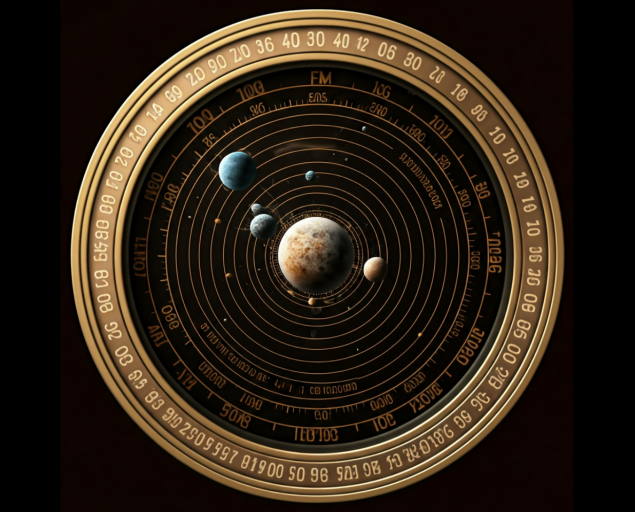
#> input picture RadioDial_4x3.png, 1270 x 1024 px (shown at 1/2 size); the run also reads 1 picture not shown here
$ python SciFiRadio.py
#> lines starting #> are read from the running program, lines starting #| are printed output that depends on the picture; after the words box and inside, x2 and y2 are one past the last pixel; in counts of white or black regions, pixels touching at a corner belong together
# This is Science Fiction Radio Version 0.1(ish) 4/11/2025
# An Arduino attached to USB port 0 spits out numbers from 0 to 1024
# a golactic radio dial image "RadioDial_4x3.png" is displayed full screen
# a pointer indicates something related to the number received
# should be displayed on a 1270 x 1024 monitor for full effect
# by Tom McGuire 2/21/2025   append

import cv2
import numpy as np
import tkinter as tk
from PIL import Image, ImageTk
import serial
import time


def create_needle(image, center, angle, length, color=(44,94,148), thickness=4):
    """
    Creates a needle image overlay.
    Args: image: The background image.
        center: Tuple (x, y) representing the center of the dial.
        angle: Angle of the needle in degrees (0 is pointing upwards).
        length: Length of the needle.
        color: Color of the needle (BGR format).
        thickness: Thickness of the needle line.
    Returns:  The image with the needle drawn on it.
    """
    image = image.copy()
    angle_rad = np.radians(angle)
    end_x = center[0] + int(length * np.cos(angle_rad))
    end_y = center[1] + int(length * np.sin(angle_rad))
    cv2.line(image, center, (end_x, end_y), color, thickness)
    return image

def update_dial():
    global current_value, needle_image, photo, running, runhist, blackout_image
    # frame = np.zeros((1024, 1270, 3), dtype=np.uint8)

    current_value = current_value % 1024
    if ser.in_waiting > 0:
        data = ser.readline().decode('utf-8', errors='ignore').strip()
        if data.isdigit():
            current_value = int(data)
            ser.reset_input_buffer()  # Discard all data in the input buffer
            print(f"data: {current_value} run={running}")

    if current_value == 0:
        running = False
    else:
        running = True

    # current_value += 1
    if not running:
        # img = Image.open("watercoffee.jpg")
        photo = ImageTk.PhotoImage(blackout_image)
        canvas.create_image(0, 0, anchor = tk.NW, image = photo)

        # photo = ImageTk.PhotoImage(image=blackout_image)
        # canvas.create_image(0, 0, image=photo, anchor=tk.NW)
        # root.update()
        if runhist:
            runhist = False
            print(f"Runhist = False Value: {current_value} ")
            video_file = 'SpotTVoff.mp4'  # roll TV off and blackout the screen
            play_vid(video_file)

    if running:
        if not runhist:
            runhist = True
            print(f"Runhist = True Value: {current_value} ")
            video_file = 'SpotTVon.mp4'  # roll TV on and continue
            play_vid(video_file)

        if current_value == 200:
            video_file = 'SpotNebula.mp4'  # Replace with your video file path
            current_value += 1
            play_vid(video_file)

        if current_value == 400:
            video_file = 'SpotCircuitBoard2.mp4'  # Replace with your video file path
            current_value += 1
            play_vid(video_file)

        if current_value == 600:
            video_file = 'SpotAnts2.mp4'  # Replace with your video file path
            current_value += 1
            play_vid(video_file)

        if current_value == 800:
            video_file = 'SpotCarpet2.mp4'  # Replace with your video file path
            current_value += 1
            play_vid(video_file)

        if current_value == 1000:
            video_file = 'SpotSoapFilm1.mp4'  # Replace with your video file path
            current_value += 1
            play_vid(video_file)

        # Calculate the needle angle
        angle = (current_value / 1023) * 360

        # Create the needle image
        needle_image = create_needle(dial_image.copy(), center, angle, needle_length)

        # Convert the needle image to PIL Image for Tkinter
        pil_image = Image.fromarray(cv2.cvtColor(needle_image, cv2.COLOR_BGR2RGB))
        # pil_image = Image.fromarray(cv2.cvtColor(needle_image))
        photo = ImageTk.PhotoImage(image=pil_image)

        # Update the canvas
        canvas.create_image(0, 0, image=photo, anchor=tk.NW)
        root.update()

    root.after(30, update_dial)


def play_vid(video_path):
    print(f"play_vid {video_path}")
    global current_value
    # current_value += 1
    cap = cv2.VideoCapture(video_path)
    if not cap.isOpened():
        print("Error: Could not open video file.")
        exit()
    cv2.namedWindow("Video", cv2.WND_PROP_FULLSCREEN)  # WND_PROP_FULLSCREEN
    cv2.setWindowProperty("Video", cv2.WND_PROP_FULLSCREEN, cv2.WINDOW_FULLSCREEN)
    root.withdraw()
    while True:
        ret, frame = cap.read()
        if not ret:
            cv2.destroyWindow("Video")
            root.deiconify()
            ser.reset_input_buffer()  # Discard all data in the input buffer
            break
        cv2.imshow('Video', frame)
        if cv2.waitKey(25) & 0xFF == ord('q'): # Press 'q' to quit "<Any Key>"
            break
    cap.release()


def stop_animation(event):
    # global running
    # running = False
    ser.close()
    cv2.destroyAllWindows()
    root.destroy()  # Close the window


# configure serial port
ser = serial.Serial('/dev/ttyUSB0', 115200, timeout=2, xonxoff=False)
# ser = serial.Serial('COM3', 115200, timeout=2, xonxoff=False)  # /dev/ttyUSB0
print(f"Port {ser.name} open: {ser.is_open} \n")

# Load the dial image
dial_image = cv2.imread("RadioDial_4x3.png")
#> dial_image is the input picture: shape (1024, 1270, 3); mean B, G, R 21.2, 34, 45.7
# Load the dial image
blackout_image = Image.open("Blackout_4x3.png")
# Get the center of the dial
center = (dial_image.shape[1] // 2, dial_image.shape[0] // 2)
#> center = (635, 512)
# Define the needle length
needle_length = 350
# Initialize Tkinter
root = tk.Tk()
# root.attributes('-transparentcolor')
root.attributes('-fullscreen', True)  # Set to full screen

# Create a canvas to display the image
canvas = tk.Canvas(root, width=dial_image.shape[1], height=dial_image.shape[0])
canvas.pack()

# Initialize current value and running flag
current_value = 1
running = True
runhist = False
# Create the initial needle image
needle_image = create_needle(dial_image.copy(), center, 0, needle_length)
#> in create_needle, `cv2.line(image, center, (end_x, end_y), color, thickness)`:
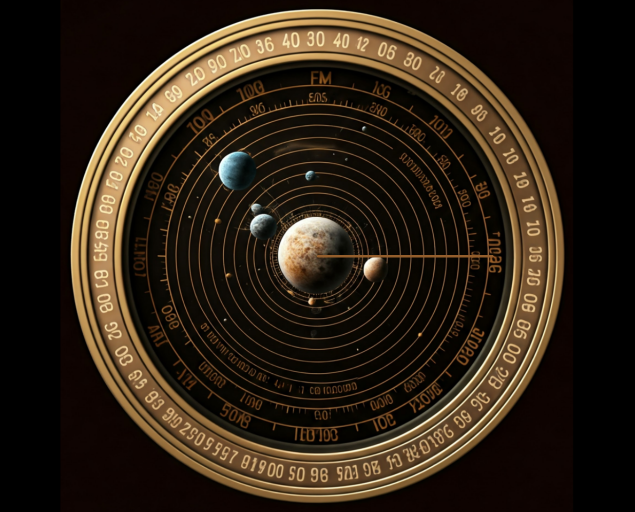
#> image: shape (1024, 1270, 3) (shown at 1/2 size); 0.14% of pixels changed, all inside (x1, y1, x2, y2) = (633, 510, 988, 515)
# Convert the needle image to PIL Image for Tkinter
pil_image = Image.fromarray(cv2.cvtColor(needle_image, cv2.COLOR_BGR2RGB))
photo = ImageTk.PhotoImage(image=pil_image)
# Display the initial image
canvas.create_image(0, 0, image=photo, anchor=tk.NW)
# Bind any key press to the stop_animation function
root.bind("<Any Key>", stop_animation)

update_dial()
#> (the call stopped at in update_dial, `if ser.in_waiting > 0:`: serial is not available in this run)

root.mainloop()
